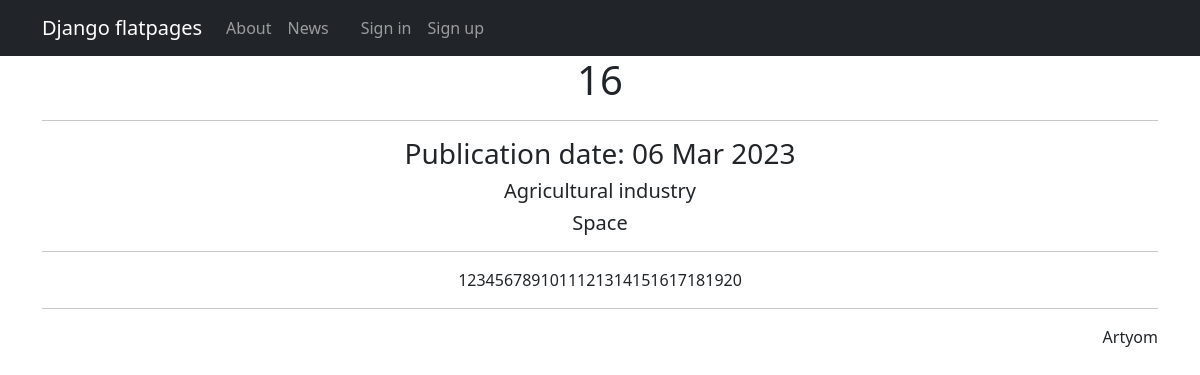
Screenshot of /news/115/ with the database file from the repository.
### news/models.py (models this page shows, shortened)
class Post(models.Model):
    author = models.ForeignKey('Author', on_delete=models.CASCADE)
    news = 'NW'
    article = 'AR'
    CATEGORY_CHOICES = [
        (news, 'News'),
        (article, 'Article'),
    ]
    category_type = models.CharField(max_length=2, choices=CATEGORY_CHOICES, default=news)
    time = models.DateTimeField(auto_now_add=True)
    categories = models.ManyToManyField('Category', through='PostCategory')
    header = models.CharField(max_length=128)
    text = models.TextField()
    rating = models.SmallIntegerField(default=0)

class Category(models.Model):
    title = models.CharField(max_length=64, unique=True)
    subscribers = models.ManyToManyField(User, related_name='categories')
    def __str__(self):
        return f'{self.title}'

class Author(models.Model):
    userAuthor = models.OneToOneField(User, on_delete=models.CASCADE)
    rating = models.SmallIntegerField(default=0)
    def __str__(self):
        return f'{self.userAuthor.username}'

### news/views.py (the view)
# urls.py: path('<int:pk>/', PostDetail.as_view(), name='post_detail'),
class PostDetail(DetailView):
    model = Post
    template_name = 'post.html'
    context_object_name = 'post'

### templates/post.html (shortened to what this page needs)
{% extends 'flatpages/default.html' %}
{% block content %}
<h1>{{ post.header.title }}</h1>
<hr>
<h3>Publication date: {{ post.time|date:'d M Y' }}</h3>
{% for category in post.categories.all %}
    <h5>{{ category }}<br></h5>
{% endfor %}
<hr>
{{ post.text }}
<hr>
<p style="text-align: right;">{{ post.author }}</p>
{% endblock content %}

### rows the page displays
Post: header "16", time "06 Mar 2023", text "1234567891011121314151617181920", author "Artyom"
Category: title "Agricultural industry"
Category: title "Space"
